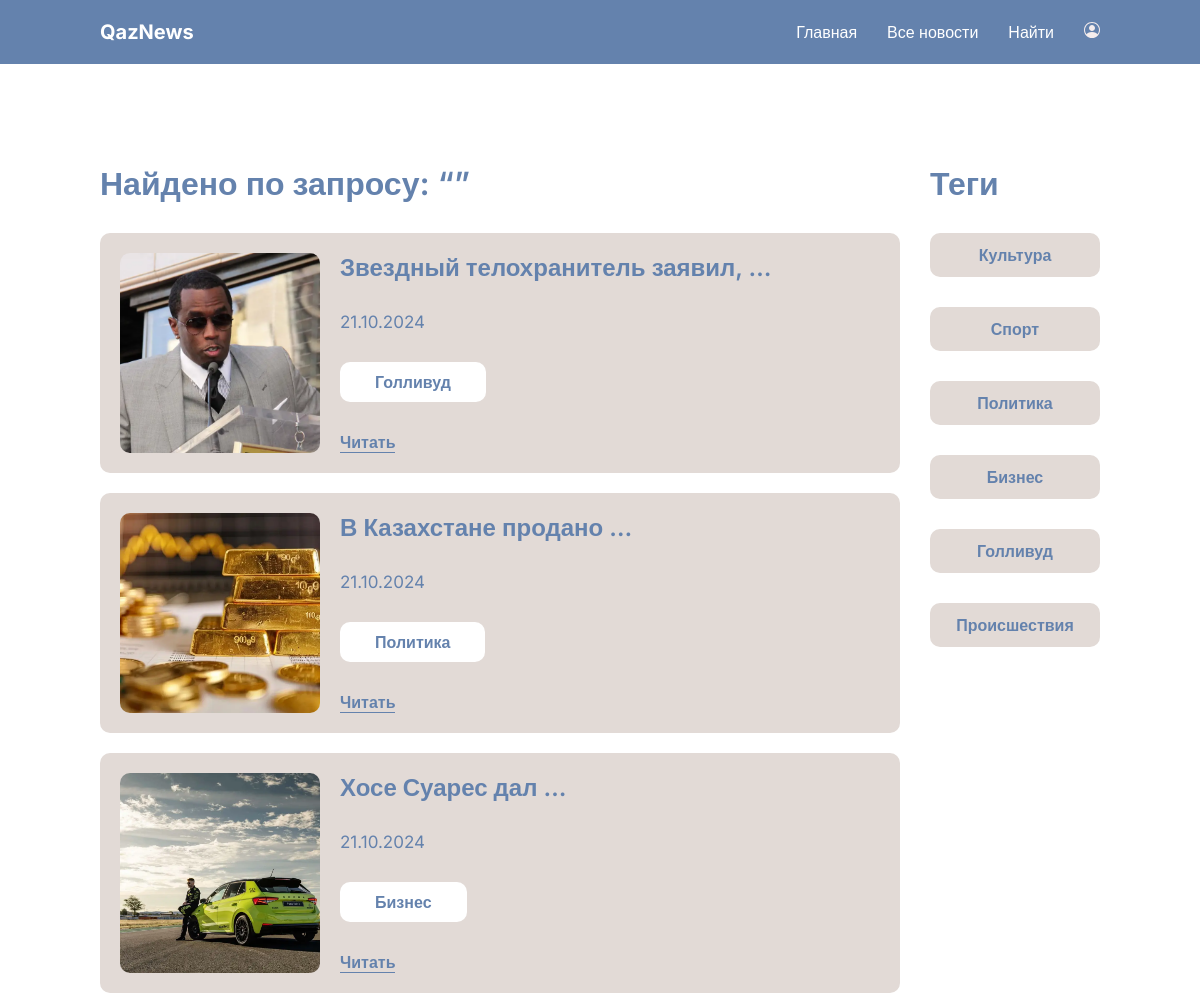
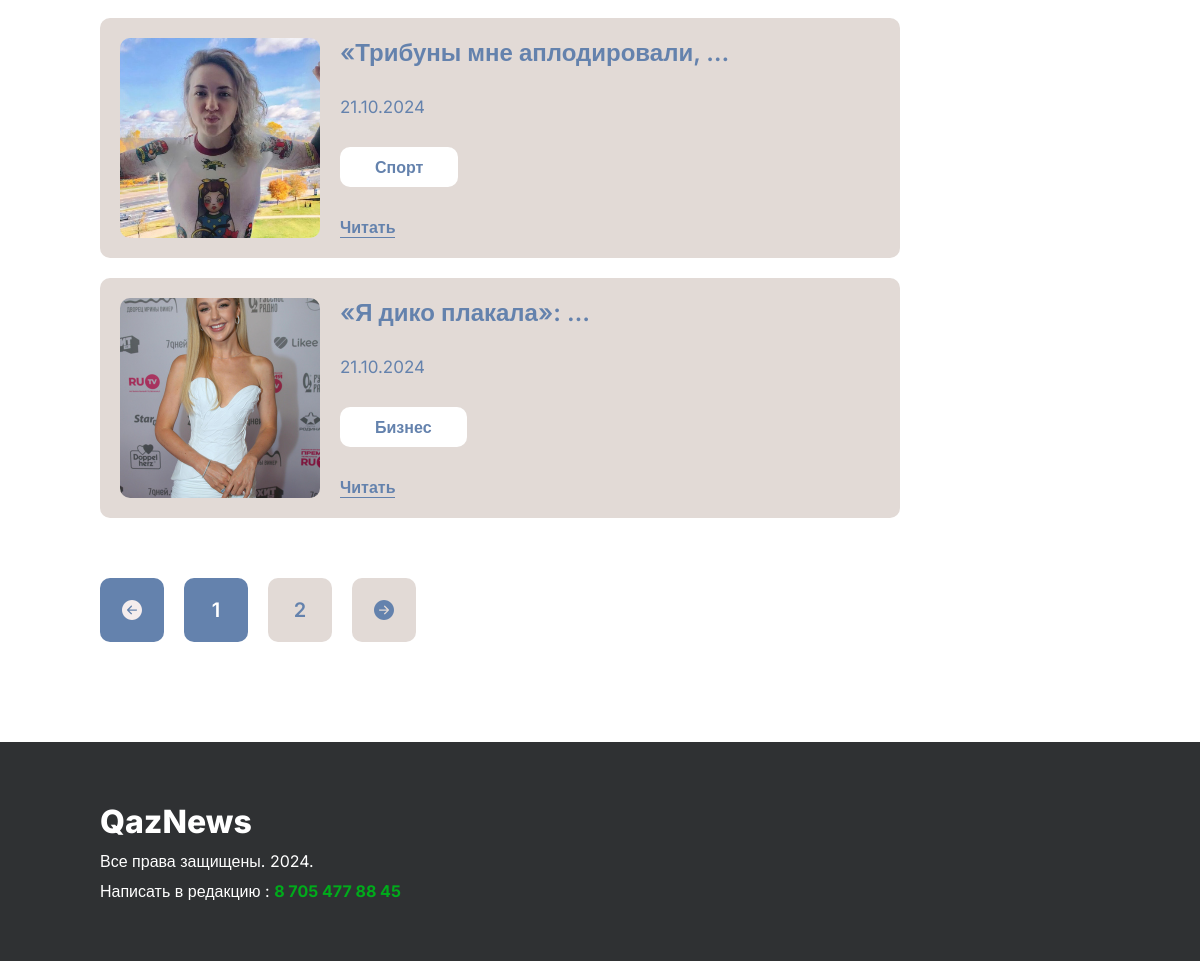
The page /news/search/results/ on the database its author committed (2 pictures, top to bottom).
### core_app/models.py (models this page shows, shortened)
class Post(models.Model):
    title=models.CharField("Название поста",max_length=150)
    tag=models.ForeignKey(Tag,on_delete=models.CASCADE,verbose_name="Тег")
    description=models.TextField("Описание поста")
    image=models.ImageField("Фото",upload_to="news/images/")
    created_at=models.DateTimeField("Дата и время публикации",default=datetime.now)
    class Meta:
        verbose_name="Новость"
        verbose_name_plural="Новости"

class Tag(models.Model):
    name = models.CharField("Название тега", max_length=100)
    slug = models.SlugField(unique=True, editable=False, blank=True)
    class Meta:
        verbose_name = 'Тег'
        verbose_name_plural = 'Теги'

### core_app/views.py (the view)
# urls.py: path('news/search/results/',views.search_results_page, name='search_results_page'),
def search_results_page(request):
    query=request.GET.get('q','').strip()
    post_list=Post.objects.filter(
        Q(title__icontains=query)
    )|Post.objects.filter(
                Q(description__icontains=query)
    )
    paginator=Paginator(post_list,5)
    page_number=request.GET.get('page')
    posts=paginator.get_page(page_number)
    tags=Tag.objects.all()
    context={
        'tags':tags,
        'posts':posts,
        'query':query
    }
    return render(request,"./client/search-results.html",context)

### core_app/templates/client/search-results.html (shortened to what this page needs)
{% extends 'base.html' %}
{% load static %}
{% block content %}
    <section class="page-block">
        <div class="container page-block__row">
            <div class="page-block__item">
                <h1 class="title">Найдено по запросу: “{{query}}”</h1>
                <div class="news-list">
                    {% for post in posts %}
                    <div class="news-card">
                        <img src="{{ post.image.url }}" alt="{{post.title}}" class="news-card__image">
                        <div class="news-card__content">
                            <h3 class="news-card__title">{{post.title|truncatewords:3}}</h3>
                            <span class="news-card__date">{{post.created_at|date:"d.m.Y"}}</span>
                            <a href="#" class="news-card__tag">{{post.tag.name}}</a>
                            <a href="{% url 'news_detail_page' pk=post.pk %}" class="news-card__link">Читать</a>
                        </div>
                    </div>
                     {% endfor %}
                    </div>
                </div>
                <div class="page-block__item">
                    <h2 class="title">Теги</h2>
                    <ul class="tags-nav">
                        {% for tag in tags %}
                            <li class="tags-nav__item">
                                <a href="{% url 'tags_news_page' slug=tag.slug %}" class="tags-nav__link">{{ tag.name }}</a>
                            </li>
                        {% endfor %}
                    </ul>
                </div>
               <div class="poginations">
                <ul class="pogination-nav">
                    {%if posts.has_previous%}
                    <li class="pogination-nav__item">
                        <a href="?page={{posts.previous_page_number}}" class="pogination-nav__link">
                            <img src="{%static './images/pagination/left-white.svg'%}" alt="left">
                        </a>
                    </li>
                    {%else%}
                    <li class="pogination-nav__item">
                        <a href="#" class="pogination-nav__link active">
                            <img src="{%static './images/pagination/left-white.svg'%}" alt="left">
                        </a>
                    </li>
                    {% endif%}
                    {% for i in posts.paginator.page_range%}
                    <li class="pogination-nav__item">
                        {% if posts.number == i %}
                        <a href="#" class="pogination-nav__link active">
                           {{i}}
                        </a>
                        {%else%}
                        <a href="?page={{i}}" class="pogination-nav__link">
                            {{i}}
                        </a>
                        {% endif %}
                    </li>
                    {% endfor %}
                    {%if posts.has_next%}
                    <li class="pogination-nav__item">
                        <a href="?page={{posts.next_page_number}}" class="pogination-nav__link">
                            <img src="{%static './images/pagination/right-dark.svg'%}" alt="right">
                        </a>
                    </li>
                    {%else%}
                    <li class="pogination-nav__item ">
                        <a href="#" class="pogination-nav__link active">
                            <img src="{%static './images/pagination/right-dark.svg'%}" alt="right">
                        </a>
                    </li>
                    {%endif%}
                </ul>
               </div>
            </div>
    </section>
    {% endblock %}

### core_app/static/css/style.css (style rules this page uses)
* { padding: 0; margin: 0; font-family: "Inter",sans-serif; }
:root { --primary:#6482AD; --light:#ffffff; --secondsry: #E2DAD6; --dark:#2F3133; --saccess:#00AB1B; --danger:#DF5753; }
.container { margin-left: 100px; margin-right: 100px; }
.title { font-size: 32px; font-weight: 600; color: var(--primary); }
.page-block { padding: 100px 0; background-color: var(--light); }
.page-block__item .title { margin-bottom: 30px; }
.page-block__row { display: grid; grid-template-columns: 800px auto; gap: 30px; }
.news-card { background-color: var(--secondsry); padding: 20px ; display: grid; grid-template-columns: 200px auto; gap: 20px; border-radius: 10px; }
.news-card__image { width: 200px; height: 200px; border-radius: 10px; object-fit: cover; }
.news-card__content { display: flex; flex-direction: column; align-items: flex-start; justify-content: space-between; }
.news-card__title { color: var(--primary); font-size: 24px; font-weight: 600; width: 80%; }
.news-card__date { color: var(--primary); font-size: 17px; font-weight: 400; display: block; }
.news-card__tag { background-color: var(--light); color: var(--primary); font-weight: 600; text-decoration: none; padding: 10px 35px; border-radius: 10px; display: inline-block; }
.news-card__link { color: var(--primary); font-weight: 600; text-decoration: none; border-bottom: 1.5px solid var(--primary); }
.news-list { display: flex; flex-direction: column; gap: 20px; margin-bottom: 30px; }
.pogination-nav { display: flex; gap: 20px; }
.pogination-nav__item { list-style: none; }
.pogination-nav__link { width: 24px; height: 24px; text-decoration: none; background-color: var(--secondsry); padding: 20px; border-radius: 10px; display: flex; align-items: center; justify-content: center; font-size: 20px; font-weight: 600; color: var(--primary); }
.active { cursor: not-allowed; color: var(--light); background-color: var(--primary); }
.tags-nav { display: flex; flex-direction: column; gap: 30px; }
.tags-nav__item { list-style: none; }
.tags-nav__link { text-align:center; text-decoration: none; font-weight: 600; color: var(--primary); display: block; background-color: var(--secondsry); border-radius: 10px; padding: 12px; }

### rows shown on the page
Post: image (picture), title "Звездный телохранитель заявил, …", created_at "21.10.2024", tag.name "Голливуд"
Post: image (picture), title "В Казахстане продано …", created_at "21.10.2024", tag.name "Политика"
Post: image (picture), title "Хосе Суарес дал …", created_at "21.10.2024", tag.name "Бизнес"
Post: image (picture), title "«Трибуны мне аплодировали, …", created_at "21.10.2024", tag.name "Спорт"
Post: image (picture), title "«Я дико плакала»: …", created_at "21.10.2024", tag.name "Бизнес"
Tag: name "Культура"
Tag: name "Спорт"
Tag: name "Политика"
Tag: name "Бизнес"
Tag: name "Голливуд"
Tag: name "Происшествия"

### other values the page prints
{{ i }} "1"
{{ i }} "2"
